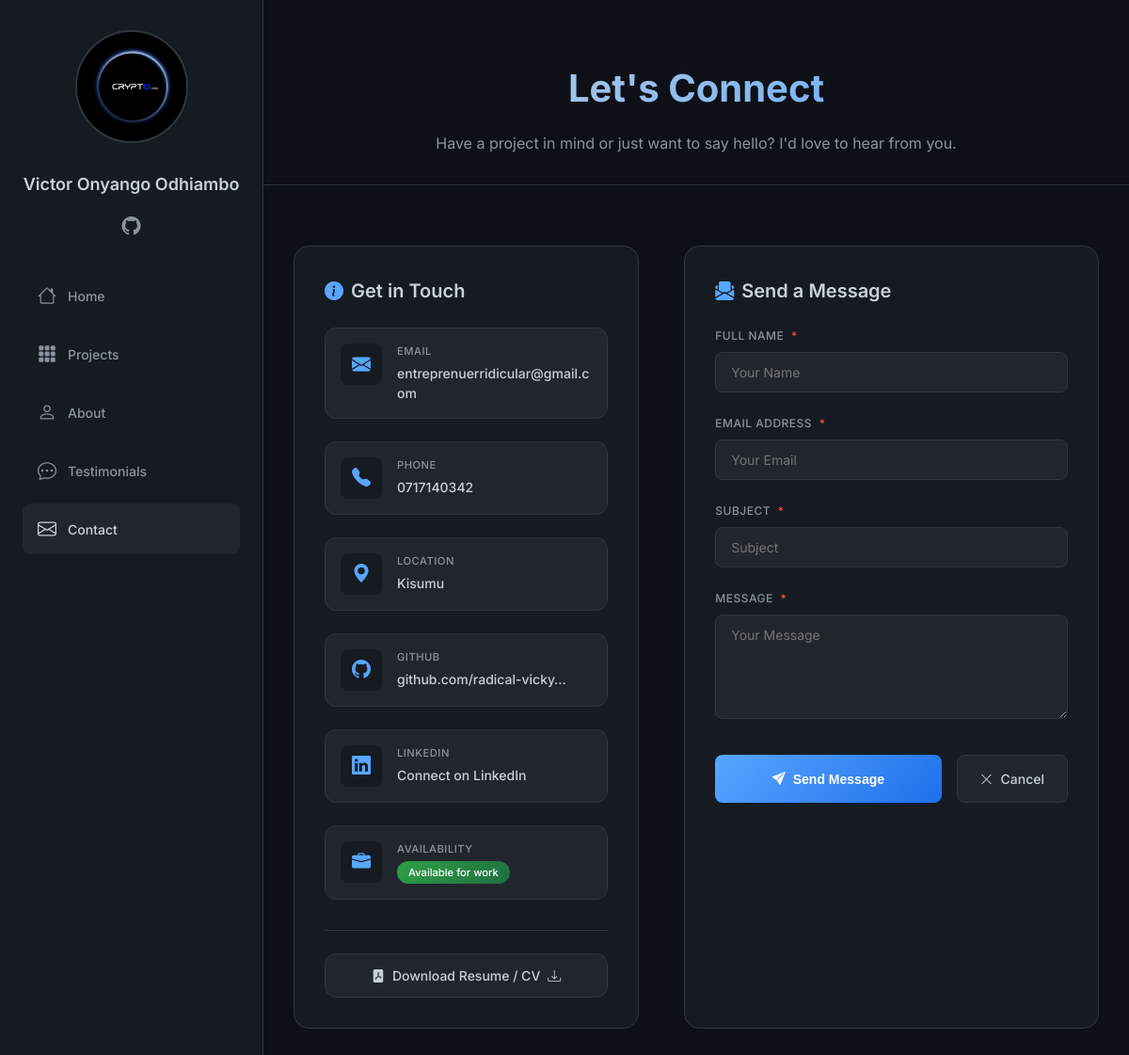
Page /contact/ on the committed database.
### portfolio/models.py (models this page shows, shortened)
class About(models.Model):
    name = models.CharField(max_length=100, default="My Name")
    title = models.CharField(max_length=200, help_text="Your professional title")
    bio = models.TextField(help_text="Tell visitors about yourself")
    profile_image = models.ImageField(upload_to='profile/', blank=True, null=True)
    hero_background = models.ImageField(upload_to='hero/', blank=True, null=True, help_text="Background image for hero section")
    resume_file = models.FileField(upload_to='resume/', blank=True, null=True)
    email = models.EmailField()
    phone = models.CharField(max_length=20, blank=True)
    location = models.CharField(max_length=200, blank=True)
    github = models.URLField(blank=True)
    linkedin = models.URLField(blank=True)
    twitter = models.URLField(blank=True)
    updated_date = models.DateTimeField(auto_now=True)
    class Meta:
        verbose_name = 'About'
        verbose_name_plural = 'About'

### portfolio/views.py (the view)
# urls.py: path('contact/', views.contact, name='contact'),
def contact(request):
    if request.method == 'POST':
        form = ContactForm(request.POST)
        if form.is_valid():
            contact = form.save()
            try:
                contact_email = getattr(settings, 'CONTACT_EMAIL', None)
                if contact_email:
                    send_mail(
                        f"New Contact: {form.cleaned_data['subject']}",
                        f"From: {form.cleaned_data['name']}\nEmail: {form.cleaned_data['email']}\n\nMessage:\n{form.cleaned_data['message']}",
                        settings.DEFAULT_FROM_EMAIL,
                        [contact_email],
                        fail_silently=False,
                    )
                    send_mail(
                        f"Thank you for contacting me - {form.cleaned_data['subject']}",
                        f"Hello {form.cleaned_data['name']},\n\nThank you for reaching out! I've received your message and will get back to you within 24-48 hours.\n\nBest regards,\n{about.name if about else 'Portfolio Owner'}",
                        settings.DEFAULT_FROM_EMAIL,
                        [form.cleaned_data['email']],
                        fail_silently=True,
                    )
                    messages.success(request, 'Your message has been sent successfully! A confirmation email has been sent to your inbox.')
                else:
                    messages.success(request, 'Your message has been saved. Thank you for contacting me!')
            except Exception as e:
                messages.success(request, 'Your message has been saved. Thank you for contacting me!')
                print(f"Email error: {e}")
            return redirect('contact_success')
        else:
            messages.error(request, 'Please correct the errors below.')
    else:
        form = ContactForm()
    return render(request, 'portfolio/contact.html', {'form': form})

### portfolio/forms.py (shortened to what this page needs)
class ContactForm(forms.ModelForm):
    class Meta:
        model = ContactMessage
        fields = ['name', 'email', 'subject', 'message']
        widgets = {
            'name': forms.TextInput(attrs={
                'class': 'form-control',
                'placeholder': 'Your Name',
                'required': True
            }),
            'email': forms.EmailInput(attrs={
                'class': 'form-control',
                'placeholder': 'Your Email',
                'required': True
            }),
            'subject': forms.TextInput(attrs={
                'class': 'form-control',
                'placeholder': 'Subject',
                'required': True
            }),
            'message': forms.Textarea(attrs={
                'class': 'form-control',
                'rows': 5,
                'placeholder': 'Your Message',
                'required': True
            }),
        }

### portfolio/context_processors.py (called while the page is built)
def about_context(request):
    return {
        'about': About.objects.first()
    }

### templates/portfolio/contact.html (shortened to what this page needs)
{% extends 'portfolio/base.html' %}
{% load static %}
{% block content %}
<section class="contact-hero">
    <div class="container">
        <h1>Let's Connect</h1>
        <p>Have a project in mind or just want to say hello? I'd love to hear from you.</p>
    </div>
</section>
<div class="container">
    <div class="contact-grid">
        <div class="contact-info-card">
            <h3>
                <i class="bi bi-info-circle-fill"></i>
                Get in Touch
            </h3>
            <div class="info-items">
                <div class="info-item">
                    <div class="info-icon">
                        <i class="bi bi-envelope-fill"></i>
                    </div>
                    <div class="info-content">
                        <span class="info-label">Email</span>
                        <div class="info-value">
                            <a href="mailto:{% if about and about.email %}{{ about.email }}{% else %}contact@example.com{% endif %}">
                                {% if about and about.email %}{{ about.email }}{% else %}contact@example.com{% endif %}
                            </a>
                        </div>
                    </div>
                </div>
                <div class="info-item">
                    <div class="info-icon">
                        <i class="bi bi-telephone-fill"></i>
                    </div>
                    <div class="info-content">
                        <span class="info-label">Phone</span>
                        <div class="info-value">
                            <a href="tel:{% if about and about.phone %}{{ about.phone }}{% else %}+1 234 567 890{% endif %}">
                                {% if about and about.phone %}{{ about.phone }}{% else %}+1 234 567 890{% endif %}
                            </a>
                        </div>
                    </div>
                </div>
                <div class="info-item">
                    <div class="info-icon">
                        <i class="bi bi-geo-alt-fill"></i>
                    </div>
                    <div class="info-content">
                        <span class="info-label">Location</span>
                        <div class="info-value">
                            {% if about and about.location %}{{ about.location }}{% else %}Worldwide{% endif %}
                        </div>
                    </div>
                </div>
                <div class="info-item">
                    <div class="info-icon">
                        <i class="bi bi-github"></i>
                    </div>
                    <div class="info-content">
                        <span class="info-label">GitHub</span>
                        <div class="info-value">
                            <a href="{% if about and about.github %}{{ about.github }}{% else %}#{% endif %}" target="_blank">
                                {% if about and about.github %}
                                    {{ about.github|cut:"https://"|cut:"http://"|truncatechars:25 }}
                                {% else %}
                                    github.com/username
                                {% endif %}
                            </a>
                        </div>
                    </div>
                </div>
                <div class="info-item">
                    <div class="info-icon">
                        <i class="bi bi-linkedin"></i>
                    </div>
                    <div class="info-content">
                        <span class="info-label">LinkedIn</span>
                        <div class="info-value">
                            <a href="{% if about and about.linkedin %}{{ about.linkedin }}{% else %}#{% endif %}" target="_blank">
                                Connect on LinkedIn
                            </a>
                        </div>
                    </div>
                </div>
                <div class="info-item">
                    <div class="info-icon">
                        <i class="bi bi-briefcase-fill"></i>
                    </div>
                    <div class="info-content">
                        <span class="info-label">Availability</span>
                        <div class="info-value">
                            <span class="availability-badge">Available for work</span>
                        </div>
                    </div>
                </div>
            </div>
            {% if about and about.resume_file %}
            <div class="resume-download">
                <a href="{{ about.resume_file.url }}" class="resume-btn" download>
                    <i class="bi bi-file-pdf-fill"></i>
                    Download Resume / CV
                    <i class="bi bi-download"></i>
                </a>
            </div>
            {% endif %}
        </div>
        <div class="contact-form-card">
            <h3>
                <i class="bi bi-envelope-paper-fill"></i>
                Send a Message
            </h3>
            <form method="post" novalidate>
                <div class="form-group">
                    <label for="{{ form.name.id_for_label }}">
                        Full Name <span class="required">*</span>
                    </label>
                    {{ form.name }}
                </div>
                <div class="form-group">
                    <label for="{{ form.email.id_for_label }}">
                        Email Address <span class="required">*</span>
                    </label>
                    {{ form.email }}
                </div>
                <div class="form-group">
                    <label for="{{ form.subject.id_for_label }}">
                        Subject <span class="required">*</span>
                    </label>
                    {{ form.subject }}
                </div>
                <div class="form-group">
                    <label for="{{ form.message.id_for_label }}">
                        Message <span class="required">*</span>
                    </label>
                    {{ form.message }}
                </div>
                <div class="form-actions">
                    <button type="submit" class="btn-submit">
                        <i class="bi bi-send-fill"></i>
                        Send Message
                    </button>
                    <a href="{% url 'home' %}" class="btn-cancel">
                        <i class="bi bi-x-lg"></i>
                        Cancel
                    </a>
                </div>
            </form>
        </div>
    </div>
</div>
{% endblock %}

### templates/portfolio/base.html (shortened to what this page needs)
<!DOCTYPE html>
<html lang="en">
<head>
    <link rel="stylesheet" href="https://cdn.jsdelivr.net/npm/bootstrap-icons@1.11.3/font/bootstrap-icons.min.css">
</head>
<body>
    <div class="wrapper">
        <aside class="sidebar" id="sidebar">
            <div class="profile-img">
                {% if about and about.profile_image %}
                    <img src="{{ about.profile_image.url }}" alt="{{ about.name }}">
                {% else %}
                    <div class="profile-placeholder">
                        {% if about %}{{ about.name|slice:":1" }}{% else %}P{% endif %}
                    </div>
                {% endif %}
            </div>
            <h1 class="sitename">{% if about %}{{ about.name }}{% else %}Portfolio{% endif %}</h1>
            <div class="social-links">
                {% if about and about.github %}
                <a href="{{ about.github }}" target="_blank" rel="noopener noreferrer"><i class="bi bi-github"></i></a>
                {% endif %}
            </div>
   <nav class="navmenu">
    <ul>
        <li><a href="{% url 'home' %}"><i class="bi bi-house"></i> Home</a></li>
        <li><a href="{% url 'projects' %}"><i class="bi bi-grid-3x3-gap-fill"></i> Projects</a></li>
        <li><a href="{% url 'about' %}"><i class="bi bi-person"></i> About</a></li>
        <li><a href="{% url 'testimonials' %}"><i class="bi bi-chat-dots"></i> Testimonials</a></li>
        <li><a href="{% url 'contact' %}"><i class="bi bi-envelope"></i> Contact</a></li>
    </ul>
</nav>
        </aside>
        <main class="main-content" id="mainContent">
            {% block content %}{% endblock %}
        </main>
    </div>
</body>
</html>

### templates/portfolio/base.html (style rules this page uses)
* { margin: 0; padding: 0; box-sizing: border-box; }
body { font-family: 'Inter', -apple-system, BlinkMacSystemFont, 'Segoe UI', sans-serif; background: #0d1117; color: #c9d1d9; line-height: 1.5; overflow-x: hidden; }
:root { --bg-primary: #0d1117; --bg-secondary: #161b22; --bg-tertiary: #21262d; --border-color: #30363d; --text-primary: #c9d1d9; --text-secondary: #8b949e; --text-muted: #6e7681; --accent: #58a6ff; --accent-hover: #1f6feb; --accent-green: #2ea043; --accent-red: #f85149; --success: #2ea043; --danger: #f85149; --warning: #d29922; }
.wrapper { display: flex; min-height: 100vh; position: relative; }
.sidebar { width: 280px; position: fixed; left: 0; top: 0; bottom: 0; background: var(--bg-secondary); border-right: 1px solid var(--border-color); padding: 2rem 1.5rem; overflow-y: auto; transition: transform 0.3s ease; z-index: 1000; }
.profile-img { text-align: center; margin-bottom: 1.5rem; }
.profile-img img { width: 120px; height: 120px; border-radius: 50%; object-fit: cover; border: 2px solid var(--border-color); transition: transform 0.3s ease; }
.sitename { text-align: center; font-size: 1.125rem; font-weight: 600; margin-bottom: 1rem; color: var(--text-primary); word-break: break-word; }
.social-links { display: flex; justify-content: center; gap: 1rem; margin-bottom: 2rem; flex-wrap: wrap; }
.social-links a { color: var(--text-secondary); font-size: 1.25rem; transition: all 0.3s ease; }
.navmenu ul { list-style: none; }
.navmenu li { margin-bottom: 0.5rem; }
.navmenu a { display: flex; align-items: center; gap: 0.75rem; padding: 0.75rem 1rem; color: var(--text-secondary); text-decoration: none; border-radius: 0.5rem; transition: all 0.3s ease; font-size: 0.875rem; font-weight: 500; }
.navmenu a i { font-size: 1.25rem; }
.navmenu a:hover, .navmenu a.active { background: var(--bg-tertiary); color: var(--text-primary); }
.main-content { flex: 1; margin-left: 280px; min-height: 100vh; transition: margin-left 0.3s ease; width: 100%; }
.container { max-width: 1200px; margin: 0 auto; padding: 0 2rem; width: 100%; }
section { padding: 5rem 0; border-bottom: 1px solid var(--border-color); }
.profile-img img, .about-img img, .author-avatar img, .testimonial-card .author-avatar img, .about-image img { cursor: pointer; transition: all 0.3s ease; }

### rows in the picture
About: profile_image (picture), name "Victor Onyango Odhiambo", email "entreprenuerridicular@gmail.com", phone "0717140342", location "Kisumu", github "github.com/radical-vicky…"
